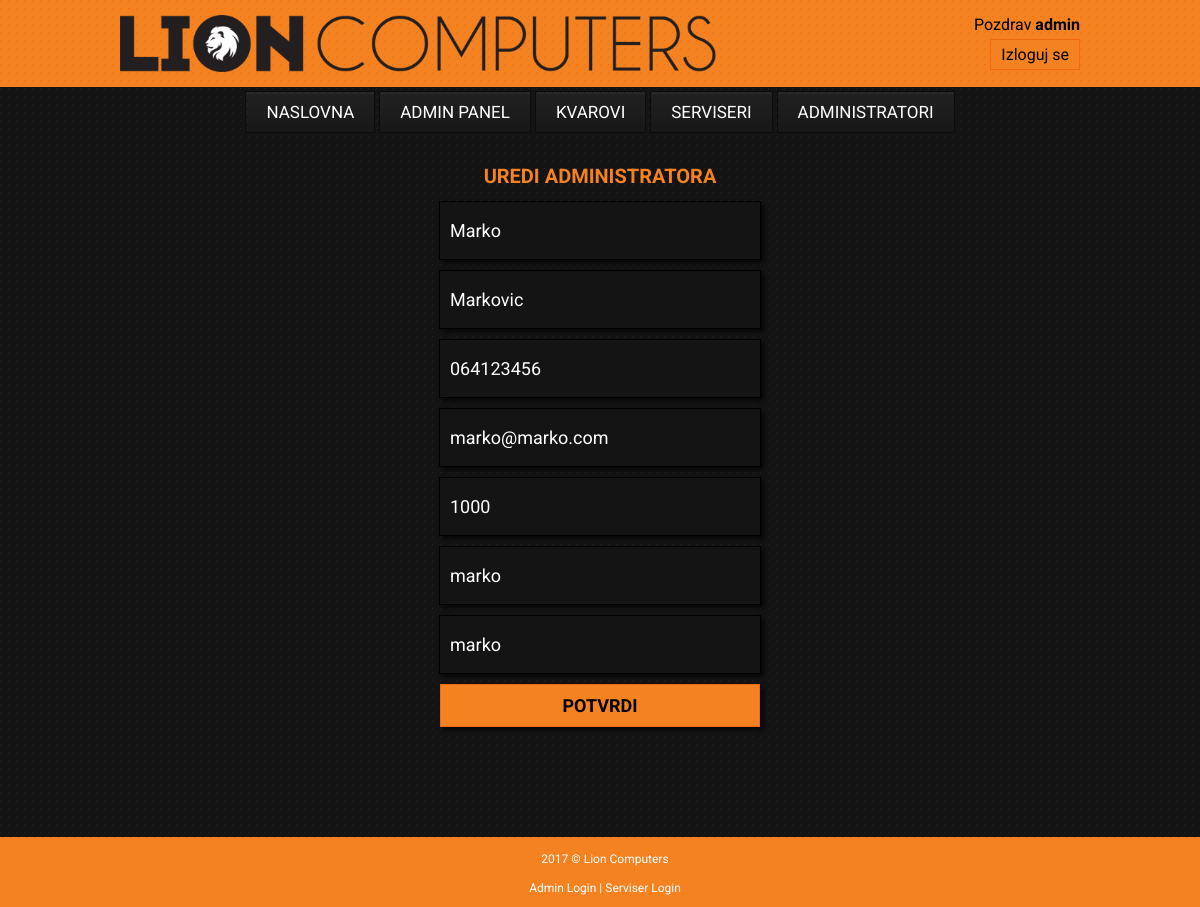
Page /serviser-modify.php?id=1 (signed in) on the committed database.
### tables this page shows
CREATE TABLE `serviseri` (
  `id` int(11) NOT NULL AUTO_INCREMENT,
  `ime` varchar(25) NOT NULL,
  `prezime` varchar(25) NOT NULL,
  `telefon` varchar(15) DEFAULT NULL,
  `email` varchar(45) NOT NULL,
  `username` varchar(45) NOT NULL,
  `password` varchar(45) NOT NULL,
  `cenaradnogsata` int(11) NOT NULL,
  PRIMARY KEY (`id`,`username`),
  UNIQUE KEY `id_UNIQUE` (`id`),
  UNIQUE KEY `email_UNIQUE` (`email`),
  UNIQUE KEY `username_UNIQUE` (`username`)
);

### serviser-modify.php (the view, shortened to what this page needs)
<!DOCTYPE html>
<html>
	<head>
		<link rel="stylesheet" type="text/css" href="stilovi.css"/>
	</head>
	<body>
		<div class="container">
			<div class="header">
				<div class="logo-area">
					<a href="index.php"><img src="slike/logo.png" alt="Lion Computers"></a>
					<div class="userinfo">
						<p>Pozdrav <strong><?php echo $_SESSION['adminUser'];?></strong></p>
						<a href="logout.php">Izloguj se</a>
					</div>
				</div>
			</div>
			<div class="content">
			<?php
				if(isset($_SESSION['adminUser'])){
					require_once('menu-admin.php');
				}else if(isset($_SESSION['serviserUser'])){
					require_once('menu-serviser.php');
				}else {
					require_once('menu.php');
				}
				include("konekcija.php");
				$id = $_GET['id'];
				$query = "SELECT * from serviseri where id=$id;";
				$result = mysqli_query($conn, $query);
				echo "<div class='form-area'>";
					while($red=mysqli_fetch_array($result)) {
						$ime = $red['ime'];
						$prezime = $red['prezime'];
						$telefon = $red['telefon'];
						$email = $red['email'];
						$username = $red['username'];
						$password = $red['password'];
						$sat = $red['cenaradnogsata'];
						$id = $red['id'];
						echo "<form action='admin-modify-s.php?id=$id' method='POST'>
						<h1>UREDI ADMINISTRATORA</h1>
						<input type='text' name='ime' class='reg-user' value='$ime'/>
						<input type='text' name='prezime' class='reg-user' value='$prezime'/>
						<input type='text' name='telefon' class='reg-user' value='$telefon'/>
						<input type='text' name='email' class='reg-user' value='$email'/>
						<input type='text' name='cenaradnogsata' class='reg-user' value='$sat'/>
						<input type='text' name='username' class='reg-user' value='$username'/>
						<input type='text' name='password' class='reg-user' value='$password'/>
						<input type='submit' value='Potvrdi' class='login-submit'>
						</form>";
					}
				echo "</div>";
			?>
			</div>
			<div class="footer">
				<p class="cr">2017 &copy; Lion Computers</p>
				<p class="links">
					<a href="admin-login.php">Admin Login</a>
					 |
					<a href="serviser-login.php">Serviser Login</a>
				</p>
			</div>
		</div>
	</body>
</html>

### stilovi.css (style rules this page uses)
html { height: 100%; box-sizing: border-box; }
body { background: url("slike/pattern-black.png") top right repeat; margin: 0; padding: 0; min-height: 100%; position: relative; }
.header { background: url("slike/pattern-orange.png") top right repeat; width: 100%; height: 87px; margin: 0 0 15px 0; }
.logo-area { width: 960px; height: 87px; margin: 0 auto; }
.logo-area img { margin: 15px 0; height: 57px; }
.userinfo { float: right; }
.userinfo p { color: black; font-family: 'Roboto', sans-serif; margin: 15px 0 0 0; }
.userinfo a { color: #000; font-family: 'Roboto', sans-serif; text-decoration: none; padding: 5px 10px; background: #f58220; border: 1px solid #f16815; margin: 5px 0 0 15px; float: right; }
.container { height: 100%; min-height: 100%; }
.content { width: 960px; font-family: 'Roboto', sans-serif; height: 100%; padding-bottom: 60px; margin: 0 auto; }
.form-area h1, .naslov { color: #f58220; font-size: 20px; text-shadow: 3px 3px 5px 0px rgba(0,0,0,0.75); }
#login-user, #login-pass, .reg-user { width: 300px; color: #fff; height: 37px; margin: 0 auto 10px auto; font-size: 18px; padding: 10px; font-family: 'Roboto', sans-serif; background: #141414; border: 1px solid #000000; -webkit-box-shadow: 3px 3px 5px 0px rgba(0,0,0,0.75); -moz-box-shadow: 3px 3px 5px 0px rgba(0,0,0,0.75); box-shadow: 3px 3px 5px 0px rgba(0,0,0,0.75); }
.login-submit { width: 320px; color: #000; font-weight: bold; text-transform: uppercase; font-size: 14px; margin-bottom: 20px; font-size: 18px; padding: 10px; font-family: 'Roboto', sans-serif; background: #f58220; border: 1px solid #f16815; -webkit-box-shadow: 3px 3px 5px 0px rgba(0,0,0,0.75); -moz-box-shadow: 3px 3px 5px 0px rgba(0,0,0,0.75); box-shadow: 3px 3px 5px 0px rgba(0,0,0,0.75); cursor: pointer; }
.form-area, panel { position: relative; width: 600px; height: 100%; margin-top: 20px; text-align: center; margin-left: auto; margin-right: auto; margin-bottom: 100px; }
.form-area form { width: 100%; }
.footer { position: absolute; width: 100%; height: 60px; right: 0; bottom: 0; left: 0; background: url("slike/pattern-orange.png") top right repeat; font-family: 'Roboto', sans-serif; text-align: center; padding: 5px; }
.footer p { color: #fff; font-size: 12px; margin: 5px; padding: 5px; }
.footer a { color: #fff; text-decoration: none; }

### rows in the picture
serviseri: ime "Marko", prezime "Markovic", telefon "064123456", email "marko@marko.com", cenaradnogsata "1000", username "marko", password "marko"

### other values in the picture
$_SESSION['adminUser'] "admin"
